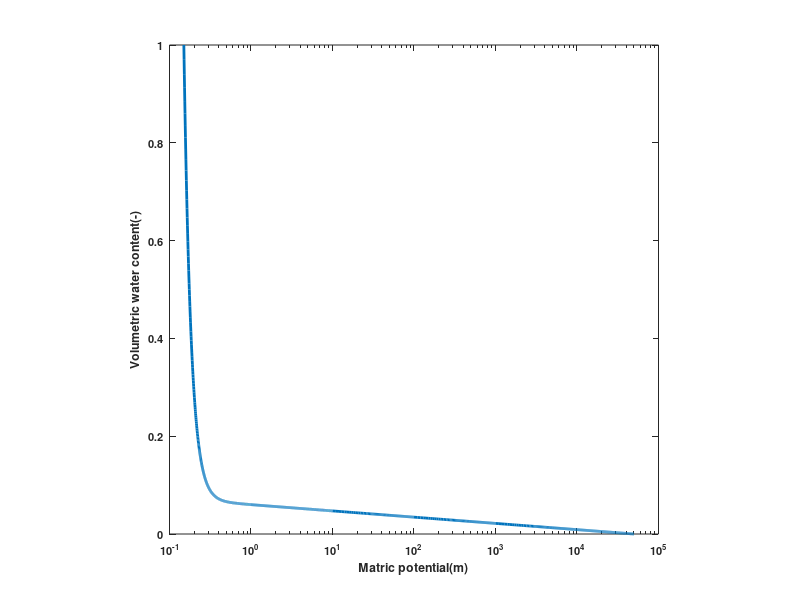

Reproduce this figure in MATLAB.
%compare swcc from model of Van Genuchten and model of Brooks
clear    
%% Coarse
% 
% AA=14.5;
% VN=6;
% 
% DLAM=5; % Lambda in Corey
% PSI_B=0.06; %sir entry potential
% 
% SWRES=0.06; %residual saturation
% porosity=0.40;
% INTK=10e-9; %intrinsic permeability

%% Medium

% AA=4.5;
% VN=11;
% DLAM=8;
% PSI_B=0.2;
% SWRES=0.09;
% porosity=0.39;
% INTK=5.67e-11;

%% Fine
% 
% AA=4.5;
% VN=8.5;
% DLAM=5.5;
% PSI_B=0.27;
% SWRES=0.1;
% porosity=0.36;
% INTK=1.15e-11;

%% Clay

% AA=0.015;
% VN=1.55;
% 
% DLAM=0.4;
% PSI_B=30;
% 
% PSIR = 436; %https://doi.org/10.1139/cgj-2011-0341
% fred_a = 67.4;
% fred_n = 2.1;
% fred_m = 0.68;
% 
% SWRES=0.1;
% porosity=0.53;
% INTK=1.8e-9; 

%% TEST

AA=6.4;
VN=8.;
DLAM=5;
PSI_B=0.15;
SWRES=0.06;
porosity=0.4;
INTK=2.65e-10;

%%
PSIC0=50000;
PSIC= [PSI_B:0.001:1,1:0.01:10,10:1:100,100:10:1000,1000:100:50000];
      SI       = SWRES*log(PSIC0./PSIC)./log(PSIC0);
      SWRMS1   = 1-SI;
% model of van      
      AAPVN    = 1+(AA*PSIC).^VN;
      VNF      = (VN-1)/VN;                                            
      AAPVNN   = AAPVN.^VNF;
      SE_van   = 1./AAPVNN;
      SW_van   = SI+SWRMS1.*SE_van;
      RELK_van = SE_van.^0.5.*(1-(1-SE_van.^(1/VNF)).^VNF).^2; 
      KK_van = RELK_van*INTK;
      water_content_van = SW_van*porosity;
% model of brooks

      SE_brooks     = (PSI_B./PSIC).^DLAM; %PSI_B air entry value
      SW_brooks     = SWRMS1.*SE_brooks+SI;
      RELK_brooks   = SE_brooks.^(2+2./DLAM+0.5);
      KK_brooks = RELK_brooks*INTK;
      water_content_brooks = SW_brooks*porosity; 
      water_content_brooks(PSIC <= PSI_B) = porosity;
% model of fredlund

%       fred_fitting = 1 - ( log(1+(PSIC./PSIR)) / log(1+(10e5/PSIR)) ); %PSIR suction (kPa) corresponding to residual
%       SW_fred = fred_fitting.*(log (exp(1)+ (PSIC./fred_a).^fred_n) ).^-fred_m;
%       water_content_fred = SW_fred*porosity;


%% plot k.vs.sw      
% figure
% lw=2; %line width
% fz=8; % fontsize
% fl=8; % label font size
% 
% semilogy(SW_brooks, KK_brooks,'LineStyle','--','color',[0.85,0.33,0.10],'LineWidth',lw);
% hold on
% semilogy(SW_van, KK_van,'LineStyle','-','color',[0.85,0.33,0.10],'LineWidth',lw); %et against sat
% 
% 
% xlabel('Saturation(-)','FontSize',fz,'FontWeight','bold')
% ylabel('Hydraulic conductivity of capillary water(-)','FontSize',fz,'FontWeight','bold')
% hleg1 = legend('Coarse sand (Brooks&Corey)','Coarse sand (van Genuchten)','Location','east');
% set(hleg1, 'Box', 'on','FontSize',fz,'FontWeight','bold')
% ax1 = gca;
% set(ax1,'FontSize',fl,'FontWeight','bold')
% pbaspect([1 1 1])
% axis([0 1 10e-35 1])    

%% plot swcc         
figure
lw=2; %line width
fz=8; % fontsize
fl=8; % label font size

% semilogx(PSIC,water_content_brooks,'LineStyle','-','color',[0.0 0.45 0.74],'LineWidth',lw); hold on%et against sat
semilogx(PSIC,SW_brooks,'LineStyle','-','color',[0.0 0.45 0.74],'LineWidth',lw);hold on %et against sat
% plot(SW_brooks+0.,PSIC+0.,'LineStyle','--','color',[0.0 0.45 0.74],'LineWidth',lw); %et against sat

% semilogy(SW_van,RELK_van,'LineStyle','-.','color',[0.0 0.45 0.74],'LineWidth',lw);hold on
% semilogy(SW_van,RELK_brooks,'LineStyle','.','color',[0.0 0.45 0.74],'LineWidth',lw);

% semilogx(PSIC,water_content_van,'LineStyle','-.','color',[0.0 0.45 0.74],'LineWidth',lw);
% semilogx(PSIC,water_content_fred,'LineStyle','--','color',[0.0 0.45 0.74],'LineWidth',lw); %et against sat
% semilogy(SW_van,PSIC,'LineStyle','-','color',[0.0 0.45 0.74],'LineWidth',lw);

% xlabel('Saturation(-)','FontSize',fz,'FontWeight','bold')
% ylabel('Matric potential(m)','FontSize',fz,'FontWeight','bold')

xlabel('Matric potential(m)','FontSize',fz,'FontWeight','bold')
ylabel('Volumetric water content(-)','FontSize',fz,'FontWeight','bold')
% hleg1 = legend('Fine sand (Brooks&Corey)','Fine sand (van Genuchten)','Location','Northwest');
% hleg1 = legend('Fine sand (Fredlund)','Fine sand (van Genuchten)','Location','southwest');
% set(hleg1, 'Box', 'on','FontSize',fz,'FontWeight','bold')
ax1 = gca;
set(ax1,'FontSize',fl,'FontWeight','bold')
pbaspect([1 1 1])
% axis([0 1 0 0.3])     


